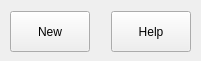
<?xml version="1.0" encoding="UTF-8"?>
<ui version="4.0">
 <class>WidgetWindow</class>
 <widget class="QMainWindow" name="WidgetWindow">
  <property name="geometry">
   <rect>
    <x>0</x>
    <y>0</y>
    <width>201</width>
    <height>61</height>
   </rect>
  </property>
  <property name="minimumSize">
   <size>
    <width>201</width>
    <height>61</height>
   </size>
  </property>
  <property name="maximumSize">
   <size>
    <width>201</width>
    <height>61</height>
   </size>
  </property>
  <property name="windowTitle">
   <string>Screenshot</string>
  </property>
  <property name="styleSheet">
   <string notr="true"/>
  </property>
  <widget class="QWidget" name="centralwidget">
   <property name="styleSheet">
    <string notr="true"/>
   </property>
   <widget class="QWidget" name="layoutWidget">
    <property name="geometry">
     <rect>
      <x>10</x>
      <y>10</y>
      <width>181</width>
      <height>43</height>
     </rect>
    </property>
    <layout class="QHBoxLayout" name="horizontalLayout">
     <item>
      <widget class="QPushButton" name="newBtn">
       <property name="minimumSize">
        <size>
         <width>75</width>
         <height>41</height>
        </size>
       </property>
       <property name="styleSheet">
        <string notr="true"/>
       </property>
       <property name="text">
        <string>New</string>
       </property>
      </widget>
     </item>
     <item>
      <spacer name="horizontalSpacer">
       <property name="orientation">
        <enum>Qt::Horizontal</enum>
       </property>
       <property name="sizeHint" stdset="0">
        <size>
         <width>13</width>
         <height>20</height>
        </size>
       </property>
      </spacer>
     </item>
     <item>
      <widget class="QPushButton" name="helpBtn">
       <property name="minimumSize">
        <size>
         <width>75</width>
         <height>41</height>
        </size>
       </property>
       <property name="styleSheet">
        <string notr="true"/>
       </property>
       <property name="text">
        <string>Help</string>
       </property>
      </widget>
     </item>
    </layout>
   </widget>
  </widget>
  <action name="actionNew_Screen_Shot">
   <property name="text">
    <string>New Screen Shot</string>
   </property>
   <property name="shortcut">
    <string>Ctrl+Alt+A</string>
   </property>
  </action>
 </widget>
 <resources/>
 <connections/>
</ui>
